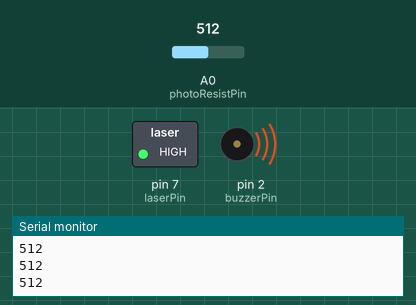
Simulated run of this sketch. Board: Arduino Uno, built with avr-gcc and run on an emulated ATmega328P. Shown: switched loads named in the sketch (green lamp = pin HIGH), buzzer (waves = sounding, pin HIGH), the last lines printed to the serial monitor. Inputs (shaded band) come from the test bench; at power-on: A0 (photoResistPin) = 512.

Above: at 1.2 s.
1.3 s: A0 (photoResistPin) set to 106
2.8 s: A0 (photoResistPin) set to 90
At 4.0 s:
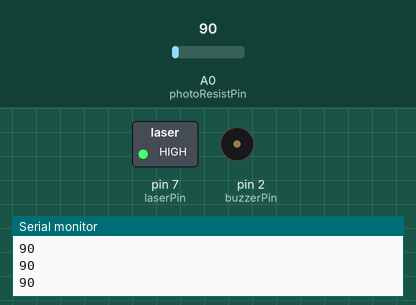
4.3 s: A0 (photoResistPin) set to 110
At 5.2 s:
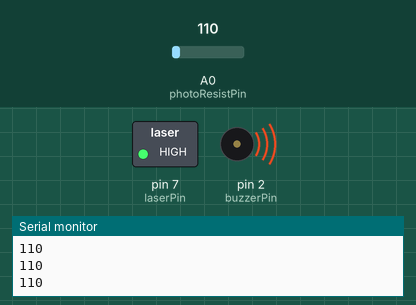
5.8 s: A0 (photoResistPin) set to 0
At 6.3 s:
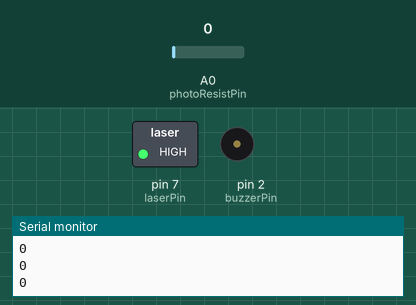
Timing chart, 0 to 8.3 s (numbered marks = the images above; inputs shaded):
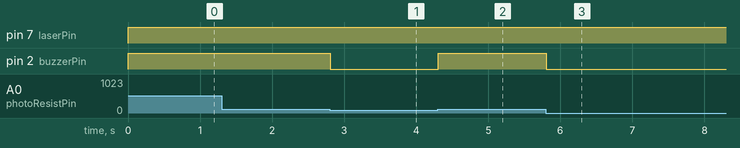

The sketch:

Security_System_Laser-Buzzer.ino
```cpp
// Requirements :
  // Laser + Buzzer + PhotoResistance

int photoResistPin = A0;     // PhotoReisitance Position .
int buzzerPin = 2;              // LED Position
int laserPin = 7;            // LASER Position

void setup()
{
Serial.begin(9600);
pinMode(photoResistPin, INPUT);
pinMode(buzzerPin, OUTPUT);
pinMode(laserPin, OUTPUT);
}

void loop()
{
int ldrValue = analogRead(photoResistPin);
digitalWrite(laserPin, HIGH);

delay(1);
Serial.println(ldrValue);        //Print the read value on arduino serial monitor


if(ldrValue>100){
    digitalWrite(buzzerPin, HIGH);
}
else
{
    digitalWrite(buzzerPin, LOW);
}
}
```

Measured:
- the behaviour switches between 101 and 100 on A0 (photoResistPin) (found by bisection; images 0 and 1)
- after the input at 2.8 s, pin 2 (buzzerPin): HIGH → LOW at once
- after the input at 4.3 s, pin 2 (buzzerPin): LOW → HIGH at once
- after the input at 5.8 s, pin 2 (buzzerPin): HIGH → LOW at once
